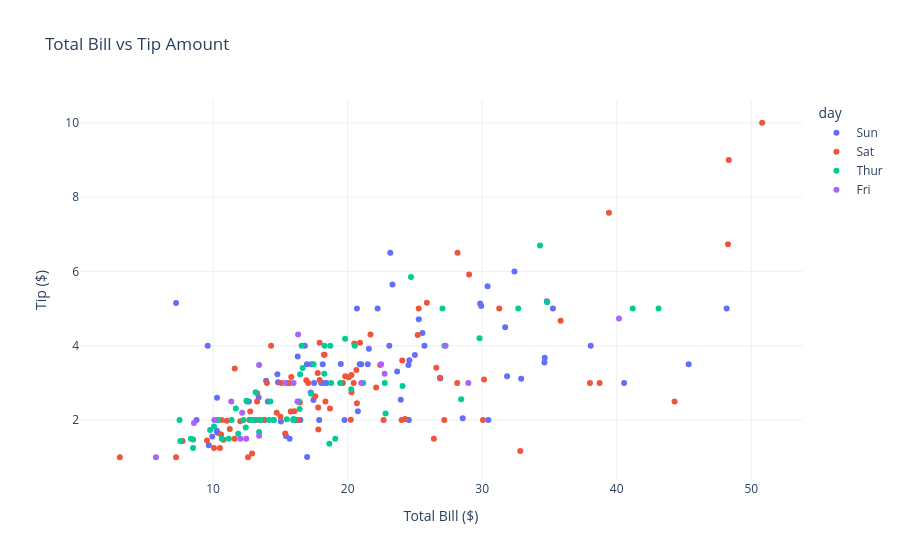

Write notebook code for a chart like this one.
### Code cell
# Alternative approach using pure Plotly (more compatible with newer versions)
# Sometimes cufflinks may have compatibility issues with newer Plotly versions
# Here's how to create the same plots using Plotly directly

import plotly.express as px
import plotly.graph_objects as go

print("Alternative: Pure Plotly Scatter Plot")
print("This approach is more stable across different Plotly versions")

# Create scatter plot using plotly express
fig = px.scatter(tips, x='total_bill', y='tip', 
                 title='Total Bill vs Tip Amount',
                 color='day',  # Color by day of week
                 hover_data=['sex', 'smoker', 'size'])  # Additional hover info

fig.update_layout(
    xaxis_title='Total Bill ($)',
    yaxis_title='Tip ($)',
    template='plotly_white'
)

fig.show()

print("\nBenefits of using Plotly Express:")
print("• Better compatibility with newer versions")
print("• More customization options")
print("• Cleaner syntax")
print("• Better integration with pandas DataFrames")

### Figure 1 — Plotly figure (JSON) as saved in the notebook; plotly's stock layout.template omitted (floating-point values rounded to 4 significant figures; data arrays with more than 128 entries replaced by an {"elided": "..."} marker saying what was removed)
{"data": [{"customdata": {"elided": "76x3 mixed values"}, "hovertemplate": "day=Sun<br>total_bill=%{x}<br>tip=%{y}<br>sex=%{customdata[0]}<br>smoker=%{customdata[1]}<br>size=%{customdata[2]}<extra></extra>", "legendgroup": "Sun", "marker": {"color": "#636efa", "symbol": "circle"}, "mode": "markers", "name": "Sun", "orientation": "v", "showlegend": true, "type": "scatter", "x": [16.99, 10.34, 21.01, 23.68, 24.59, 25.29, 8.77, 26.88, 15.04, 14.78, 10.27, 35.26, 15.42, 18.43, 14.83, 21.58, 10.33, 16.29, 16.97, 17.46, 13.94, 9.68, 30.4, 18.29, 22.23, 32.4, 28.55, 18.04, 12.54, 10.29, 34.81, 9.94, 25.56, 19.49, 38.07, 23.95, 25.71, 17.31, 29.93, 14.07, 13.13, 17.26, 24.55, 19.77, 29.85, 48.17, 25.0, 13.39, 16.49, 21.5, 12.66, 16.21, 13.81, 17.51, 24.52, 20.76, 31.71, 7.25, 31.85, 16.82, 32.9, 17.89, 14.48, 9.6, 34.63, 34.65, 23.33, 45.35, 23.17, 40.55, 20.69, 20.9, 30.46, 18.15, 23.1, 15.69], "xaxis": "x", "y": [1.01, 1.66, 3.5, 3.31, 3.61, 4.71, 2.0, 3.12, 1.96, 3.23, 1.71, 5.0, 1.57, 3.0, 3.02, 3.92, 1.67, 3.71, 3.5, 2.54, 3.06, 1.32, 5.6, 3.0, 5.0, 6.0, 2.05, 3.0, 2.5, 2.6, 5.2, 1.56, 4.34, 3.51, 4.0, 2.55, 4.0, 3.5, 5.07, 2.5, 2.0, 2.74, 2.0, 2.0, 5.14, 5.0, 3.75, 2.61, 2.0, 3.5, 2.5, 2.0, 2.0, 3.0, 3.48, 2.24, 4.5, 5.15, 3.18, 4.0, 3.11, 2.0, 2.0, 4.0, 3.55, 3.68, 5.65, 3.5, 6.5, 3.0, 5.0, 3.5, 2.0, 3.5, 4.0, 1.5], "yaxis": "y"}, {"customdata": {"elided": "87x3 mixed values"}, "hovertemplate": "day=Sat<br>total_bill=%{x}<br>tip=%{y}<br>sex=%{customdata[0]}<br>smoker=%{customdata[1]}<br>size=%{customdata[2]}<extra></extra>", "legendgroup": "Sat", "marker": {"color": "#EF553B", "symbol": "circle"}, "mode": "markers", "name": "Sat", "orientation": "v", "showlegend": true, "type": "scatter", "x": [20.65, 17.92, 20.29, 15.77, 39.42, 19.82, 17.81, 13.37, 12.69, 21.7, 19.65, 9.55, 18.35, 15.06, 20.69, 17.78, 24.06, 16.31, 16.93, 18.69, 31.27, 16.04, 38.01, 26.41, 11.24, 48.27, 20.29, 13.81, 11.02, 18.29, 17.59, 20.08, 16.45, 3.07, 20.23, 15.01, 12.02, 17.07, 26.86, 25.28, 14.73, 10.51, 17.92, 44.3, 22.42, 20.92, 15.36, 20.49, 25.21, 18.24, 14.31, 14.0, 7.25, 10.59, 10.63, 50.81, 15.81, 26.59, 38.73, 24.27, 12.76, 30.06, 25.89, 48.33, 13.27, 28.17, 12.9, 28.15, 11.59, 7.74, 30.14, 20.45, 13.28, 22.12, 24.01, 15.69, 11.61, 10.77, 15.53, 10.07, 12.6, 32.83, 35.83, 29.03, 27.18, 22.67, 17.82], "xaxis": "x", "y": [3.35, 4.08, 2.75, 2.23, 7.58, 3.18, 2.34, 2.0, 2.0, 4.3, 3.0, 1.45, 2.5, 3.0, 2.45, 3.27, 3.6, 2.0, 3.07, 2.31, 5.0, 2.24, 3.0, 1.5, 1.76, 6.73, 3.21, 2.0, 1.98, 3.76, 2.64, 3.15, 2.47, 1.0, 2.01, 2.09, 1.97, 3.0, 3.14, 5.0, 2.2, 1.25, 3.08, 2.5, 3.48, 4.08, 1.64, 4.06, 4.29, 3.76, 4.0, 3.0, 1.0, 1.61, 2.0, 10.0, 3.16, 3.41, 3.0, 2.03, 2.23, 2.0, 5.16, 9.0, 2.5, 6.5, 1.1, 3.0, 1.5, 1.44, 3.09, 3.0, 2.72, 2.88, 2.0, 3.0, 3.39, 1.47, 3.0, 1.25, 1.0, 1.17, 4.67, 5.92, 2.0, 2.0, 1.75], "yaxis": "y"}, {"customdata": {"elided": "62x3 mixed values"}, "hovertemplate": "day=Thur<br>total_bill=%{x}<br>tip=%{y}<br>sex=%{customdata[0]}<br>smoker=%{customdata[1]}<br>size=%{customdata[2]}<extra></extra>", "legendgroup": "Thur", "marker": {"color": "#00cc96", "symbol": "circle"}, "mode": "markers", "name": "Thur", "orientation": "v", "showlegend": true, "type": "scatter", "x": [27.2, 22.76, 17.29, 19.44, 16.66, 10.07, 32.68, 15.98, 34.83, 13.03, 18.28, 24.71, 21.16, 10.65, 12.43, 24.08, 11.69, 13.42, 14.26, 15.95, 12.48, 29.8, 8.52, 14.52, 11.38, 22.82, 19.08, 20.27, 11.17, 12.26, 18.26, 8.51, 10.33, 14.15, 16.0, 13.16, 17.47, 34.3, 41.19, 27.05, 16.43, 8.35, 18.64, 11.87, 9.78, 7.51, 19.81, 28.44, 15.48, 16.58, 7.56, 10.34, 43.11, 13.0, 13.51, 18.71, 12.74, 13.0, 16.4, 20.53, 16.47, 18.78], "xaxis": "x", "y": [4.0, 3.0, 2.71, 3.0, 3.4, 1.83, 5.0, 2.03, 5.17, 2.0, 4.0, 5.85, 3.0, 1.5, 1.8, 2.92, 2.31, 1.68, 2.5, 2.0, 2.52, 4.2, 1.48, 2.0, 2.0, 2.18, 1.5, 2.83, 1.5, 2.0, 3.25, 1.25, 2.0, 2.0, 2.0, 2.75, 3.5, 6.7, 5.0, 5.0, 2.3, 1.5, 1.36, 1.63, 1.73, 2.0, 4.19, 2.56, 2.02, 4.0, 1.44, 2.0, 5.0, 2.0, 2.0, 4.0, 2.01, 2.0, 2.5, 4.0, 3.23, 3.0], "yaxis": "y"}, {"customdata": [["Male", "Yes", 2], ["Male", "No", 2], ["Female", "Yes", 2], ["Female", "Yes", 2], ["Female", "No", 2], ["Male", "Yes", 4], ["Male", "Yes", 2], ["Male", "Yes", 2], ["Male", "Yes", 2], ["Male", "No", 2], ["Female", "Yes", 2], ["Female", "Yes", 2], ["Male", "Yes", 2], ["Female", "Yes", 2], ["Male", "Yes", 1], ["Female", "No", 3], ["Male", "Yes", 2], ["Female", "Yes", 2], ["Female", "Yes", 2]], "hovertemplate": "day=Fri<br>total_bill=%{x}<br>tip=%{y}<br>sex=%{customdata[0]}<br>smoker=%{customdata[1]}<br>size=%{customdata[2]}<extra></extra>", "legendgroup": "Fri", "marker": {"color": "#ab63fa", "symbol": "circle"}, "mode": "markers", "name": "Fri", "orientation": "v", "showlegend": true, "type": "scatter", "x": [28.97, 22.49, 5.75, 16.32, 22.75, 40.17, 27.28, 12.03, 21.01, 12.46, 11.35, 15.38, 12.16, 13.42, 8.58, 15.98, 13.42, 16.27, 10.09], "xaxis": "x", "y": [3.0, 3.5, 1.0, 4.3, 3.25, 4.73, 4.0, 1.5, 3.0, 1.5, 2.5, 3.0, 2.2, 3.48, 1.92, 3.0, 1.58, 2.5, 2.0], "yaxis": "y"}], "layout": {"legend": {"title": {"text": "day"}, "tracegroupgap": 0}, "title": {"text": "Total Bill vs Tip Amount"}, "xaxis": {"anchor": "y", "domain": [0, 1], "title": {"text": "Total Bill ($)"}}, "yaxis": {"anchor": "x", "domain": [0, 1], "title": {"text": "Tip ($)"}}}}
